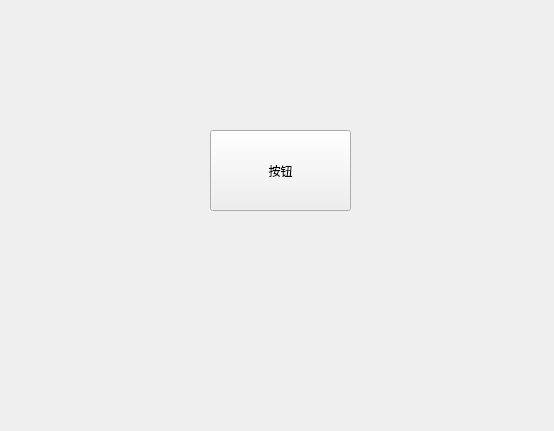
<?xml version="1.0" encoding="UTF-8"?>
<ui version="4.0">
 <class>Widget</class>
 <widget class="QWidget" name="Widget">
  <property name="geometry">
   <rect>
    <x>0</x>
    <y>0</y>
    <width>554</width>
    <height>431</height>
   </rect>
  </property>
  <property name="cursor">
   <cursorShape>ArrowCursor</cursorShape>
  </property>
  <property name="windowTitle">
   <string>Widget</string>
  </property>
  <widget class="QPushButton" name="pushButton">
   <property name="geometry">
    <rect>
     <x>210</x>
     <y>130</y>
     <width>141</width>
     <height>81</height>
    </rect>
   </property>
   <property name="text">
    <string>按钮</string>
   </property>
  </widget>
 </widget>
 <resources/>
 <connections/>
</ui>
